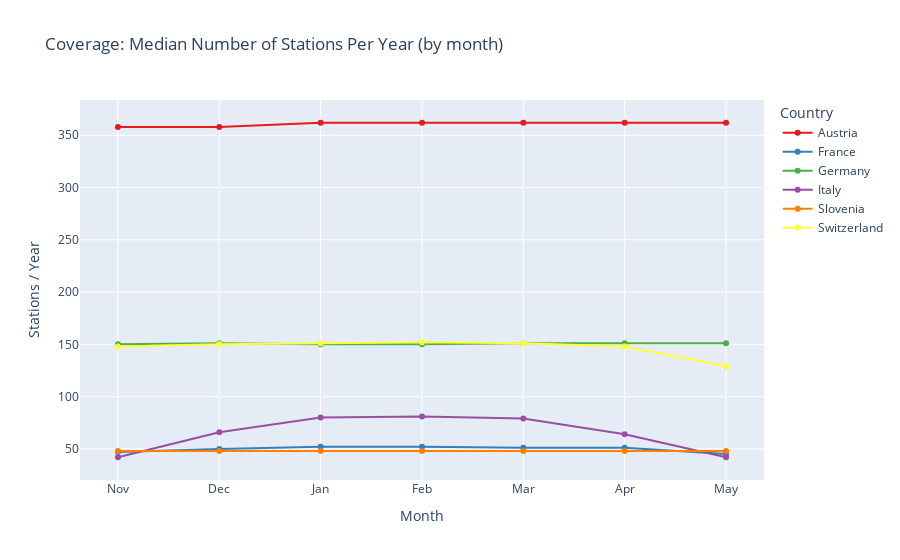

Notebook cell for this chart:
### Markdown cell above
### Station Coverage For Each Country

This chart shows, by country and winter month, the median number of stations per year that pass the analysis filters of ≥ 30 years of data and ≥ 10 stations/year. It communicates quality check on data coverage for the country and month-level trend plots that follow.

### Code cell
from Scripts.figures import country_coverage
coverage_fig = country_coverage(avg_country_month)
coverage_fig

### Figure 1 — Plotly figure (JSON) as saved in the notebook; plotly's stock layout.template omitted (floating-point values rounded to 4 significant figures)
{"data": [{"hovertemplate": "Country=Austria<br>month_name=%{x}<br>median_stations_per_year=%{y}<extra></extra>", "legendgroup": "Austria", "line": {"color": "rgb(228,26,28)", "dash": "solid"}, "marker": {"symbol": "circle"}, "mode": "lines+markers", "name": "Austria", "orientation": "v", "showlegend": true, "type": "scatter", "x": ["Nov", "Dec", "Jan", "Feb", "Mar", "Apr", "May"], "xaxis": "x", "y": [358, 358, 362, 362, 362, 362, 362], "yaxis": "y"}, {"hovertemplate": "Country=France<br>month_name=%{x}<br>median_stations_per_year=%{y}<extra></extra>", "legendgroup": "France", "line": {"color": "rgb(55,126,184)", "dash": "solid"}, "marker": {"symbol": "circle"}, "mode": "lines+markers", "name": "France", "orientation": "v", "showlegend": true, "type": "scatter", "x": ["Nov", "Dec", "Jan", "Feb", "Mar", "Apr", "May"], "xaxis": "x", "y": [47, 50, 52, 52, 51, 51, 45], "yaxis": "y"}, {"hovertemplate": "Country=Germany<br>month_name=%{x}<br>median_stations_per_year=%{y}<extra></extra>", "legendgroup": "Germany", "line": {"color": "rgb(77,175,74)", "dash": "solid"}, "marker": {"symbol": "circle"}, "mode": "lines+markers", "name": "Germany", "orientation": "v", "showlegend": true, "type": "scatter", "x": ["Nov", "Dec", "Jan", "Feb", "Mar", "Apr", "May"], "xaxis": "x", "y": [150, 151, 150, 150, 151, 151, 151], "yaxis": "y"}, {"hovertemplate": "Country=Italy<br>month_name=%{x}<br>median_stations_per_year=%{y}<extra></extra>", "legendgroup": "Italy", "line": {"color": "rgb(152,78,163)", "dash": "solid"}, "marker": {"symbol": "circle"}, "mode": "lines+markers", "name": "Italy", "orientation": "v", "showlegend": true, "type": "scatter", "x": ["Nov", "Dec", "Jan", "Feb", "Mar", "Apr", "May"], "xaxis": "x", "y": [42, 66, 80, 81, 79, 64, 42], "yaxis": "y"}, {"hovertemplate": "Country=Slovenia<br>month_name=%{x}<br>median_stations_per_year=%{y}<extra></extra>", "legendgroup": "Slovenia", "line": {"color": "rgb(255,127,0)", "dash": "solid"}, "marker": {"symbol": "circle"}, "mode": "lines+markers", "name": "Slovenia", "orientation": "v", "showlegend": true, "type": "scatter", "x": ["Nov", "Dec", "Jan", "Feb", "Mar", "Apr", "May"], "xaxis": "x", "y": [48, 48, 48, 48, 48, 48, 48], "yaxis": "y"}, {"hovertemplate": "Country=Switzerland<br>month_name=%{x}<br>median_stations_per_year=%{y}<extra></extra>", "legendgroup": "Switzerland", "line": {"color": "rgb(255,255,51)", "dash": "solid"}, "marker": {"symbol": "circle"}, "mode": "lines+markers", "name": "Switzerland", "orientation": "v", "showlegend": true, "type": "scatter", "x": ["Nov", "Dec", "Jan", "Feb", "Mar", "Apr", "May"], "xaxis": "x", "y": [148, 150, 151, 152, 151, 148, 129], "yaxis": "y"}], "layout": {"legend": {"title": {"text": "Country"}, "tracegroupgap": 0}, "title": {"text": "Coverage: Median Number of Stations Per Year (by month)"}, "xaxis": {"anchor": "y", "categoryarray": ["Nov", "Dec", "Jan", "Feb", "Mar", "Apr", "May"], "categoryorder": "array", "domain": [0, 1], "title": {"text": "Month"}}, "yaxis": {"anchor": "x", "domain": [0, 1], "title": {"text": "Stations / Year"}}}}
